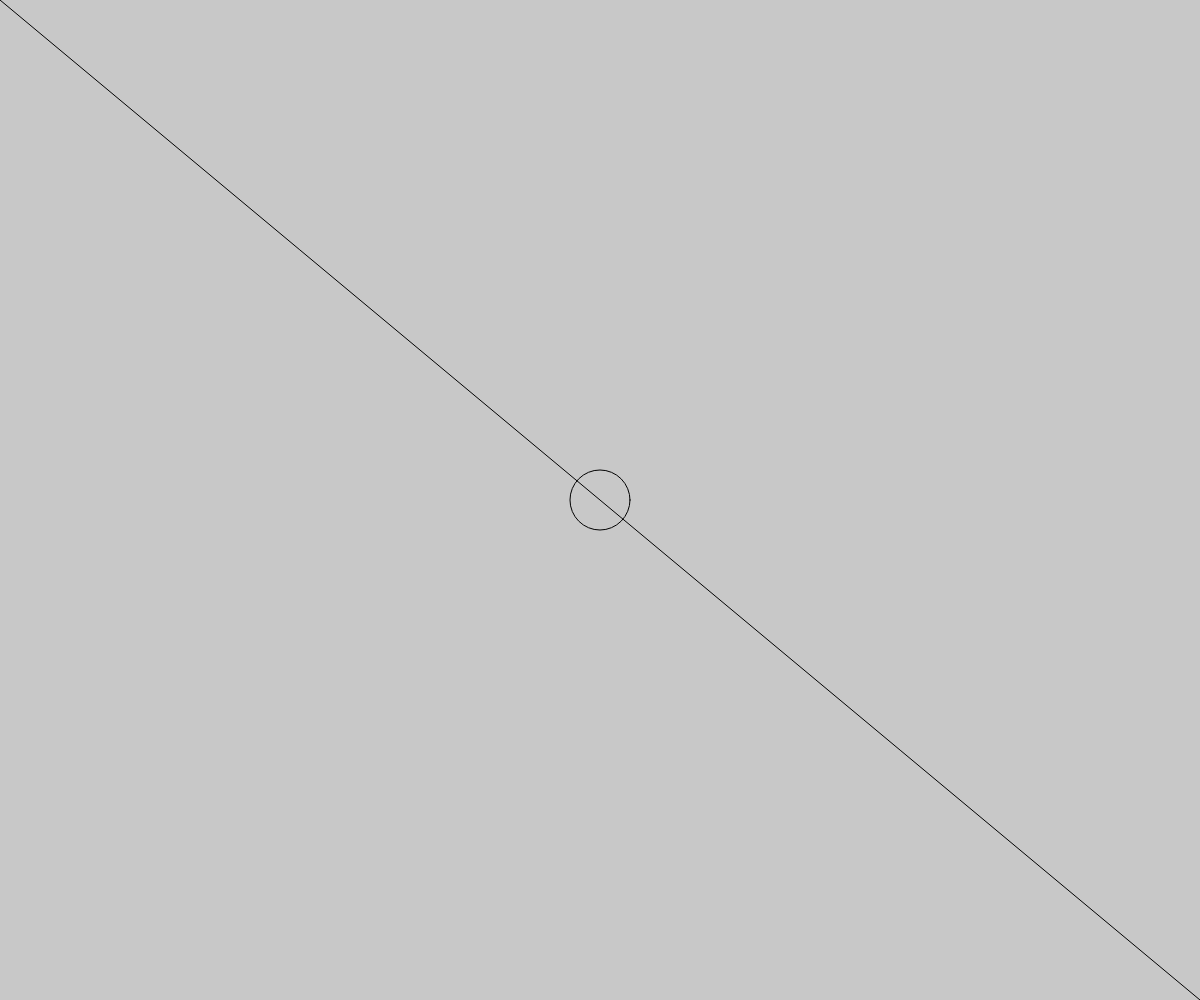
Frame 1 (no input)
Frame 2 (the mouse pressed at the canvas centre, redrawn once): identical to frame 1, image omitted

The p5.js sketch that drew this single still picture (run headless with seeded random() and noise() and a simulated clock; the mouse was pressed at the canvas centre and the sketch redrawn once):

// p5.js sketch
// ── sketch.js
let w = 0
let h = 0

function setup() {
  w = windowWidth
  h = windowHeight
  createCanvas(w,h);
  strokeWeight(1);
  stroke(0);
  noFill();
  angleMode(DEGREES);
  frameRate(30);
}



function draw() {
 
  background(200);
  line(0,0,w,h)
  ellipse(w/2, h/2, 60)

  noLoop(); 
}
